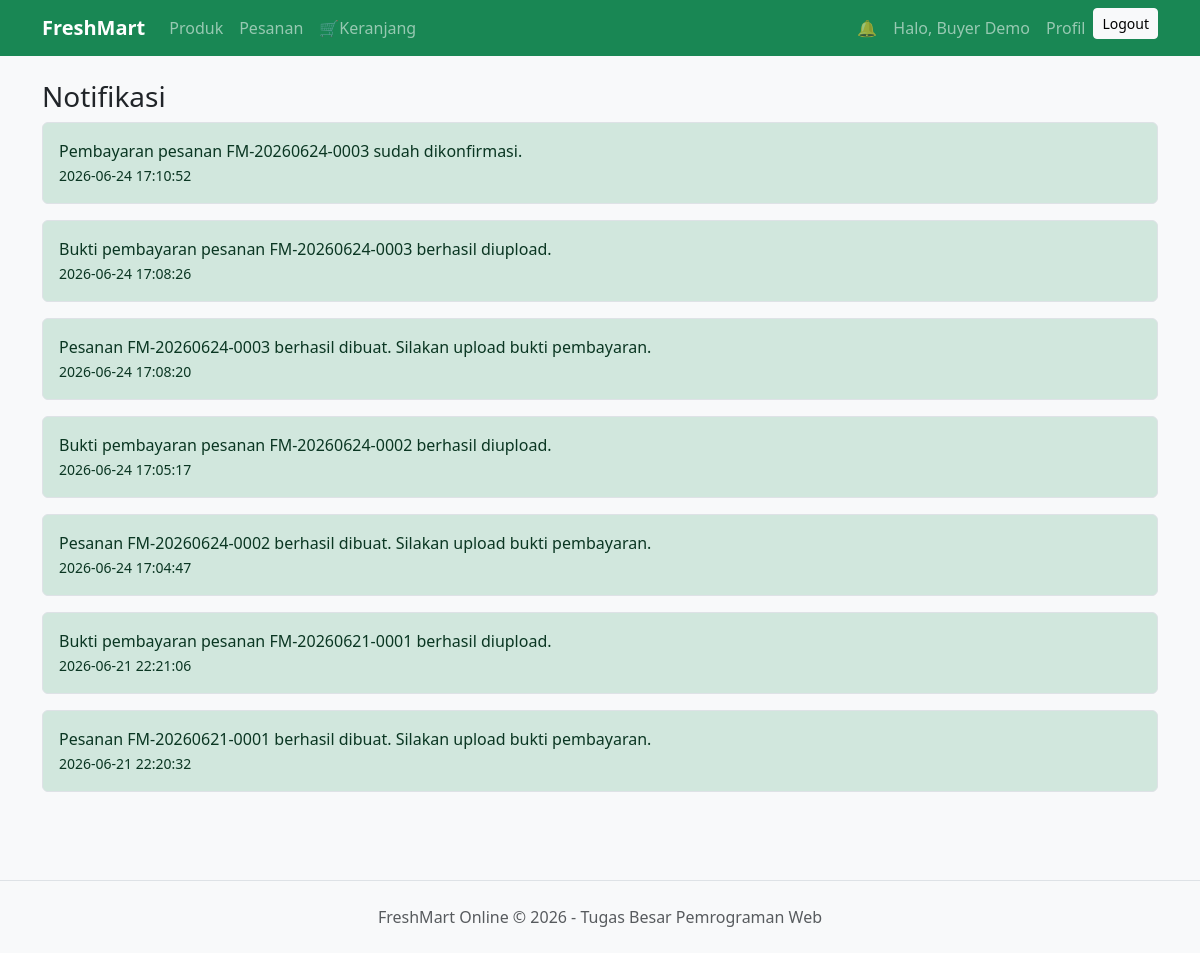
Page /index.php?page=notifications (signed in) on the committed database.
### tables this page shows
CREATE TABLE `notifications` (
  `id` int(11) NOT NULL,
  `user_id` int(11) NOT NULL,
  `message` text NOT NULL,
  `is_read` tinyint(1) DEFAULT 0,
  `created_at` datetime DEFAULT current_timestamp()
);

### src/views/buyer/dashboard.php (the view)
<h3>Notifikasi</h3><?php if (isset($notifications)):
    while ($n = mysqli_fetch_assoc($notifications)): ?>
        <div class="alert <?= $n['is_read'] ? 'alert-light' : 'alert-success' ?> border">
            <?= e($n['message']) ?><br><small><?= e($n['created_at']) ?></small>
        </div><?php endwhile; else: ?>
    <div class="alert alert-info">Belum ada notifikasi.</div><?php endif; ?>

### src/assets/css/style.css (style rules this page uses)
body { background: #f8f9fa }

### rows in the picture
notifications: message "Pembayaran pesanan FM-20260624-0003 sudah dikonfirmasi.", created_at "2026-06-24 17:10:52"
notifications: message "Bukti pembayaran pesanan FM-20260624-0003 berhasil diupload.", created_at "2026-06-24 17:08:26"
notifications: message "Pesanan FM-20260624-0003 berhasil dibuat. Silakan upload bukti pembayaran.", created_at "2026-06-24 17:08:20"
notifications: message "Bukti pembayaran pesanan FM-20260624-0002 berhasil diupload.", created_at "2026-06-24 17:05:17"
notifications: message "Pesanan FM-20260624-0002 berhasil dibuat. Silakan upload bukti pembayaran.", created_at "2026-06-24 17:04:47"
notifications: message "Bukti pembayaran pesanan FM-20260621-0001 berhasil diupload.", created_at "2026-06-21 22:21:06"
notifications: message "Pesanan FM-20260621-0001 berhasil dibuat. Silakan upload bukti pembayaran.", created_at "2026-06-21 22:20:32"

### other values in the picture
$user['name'] "Buyer Demo"
